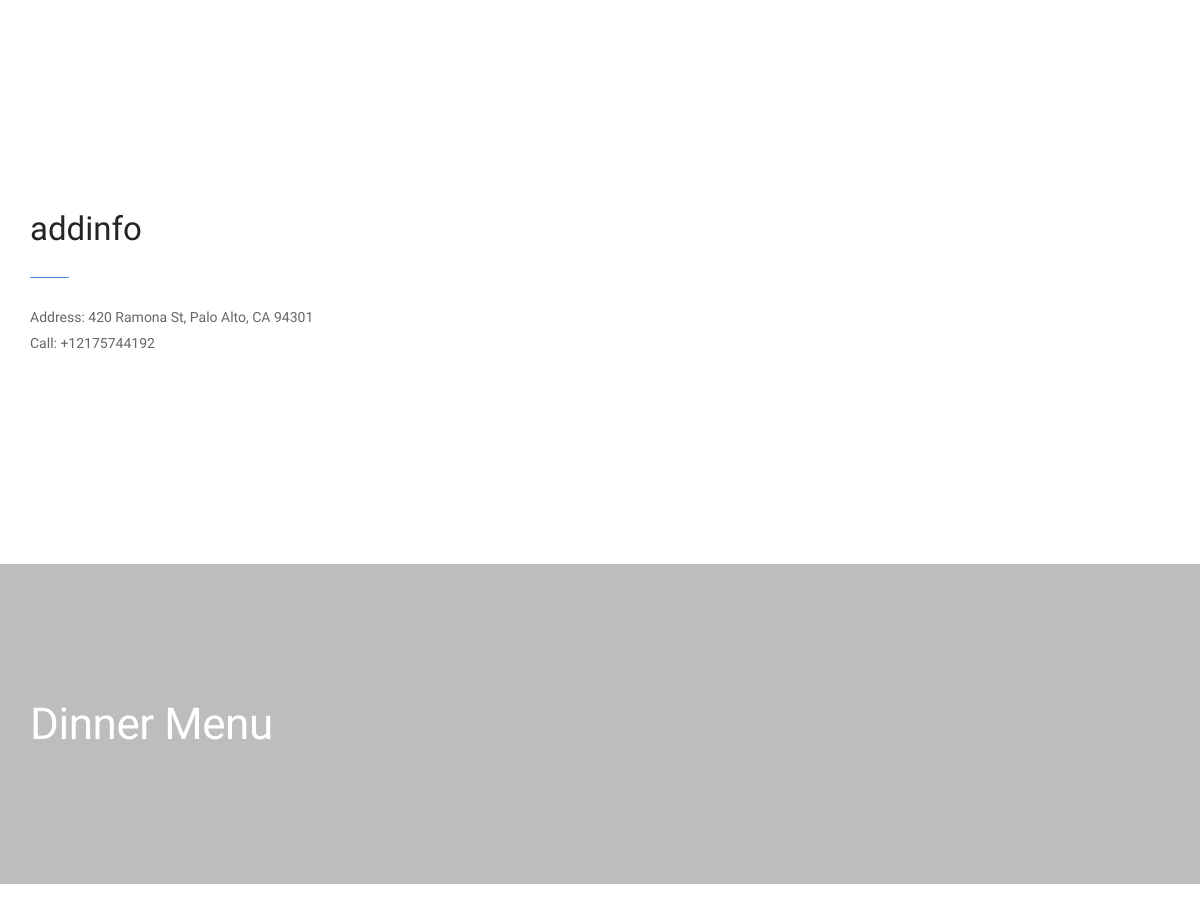
The page /menu/1/ (middle part) on the database as committed earlier.
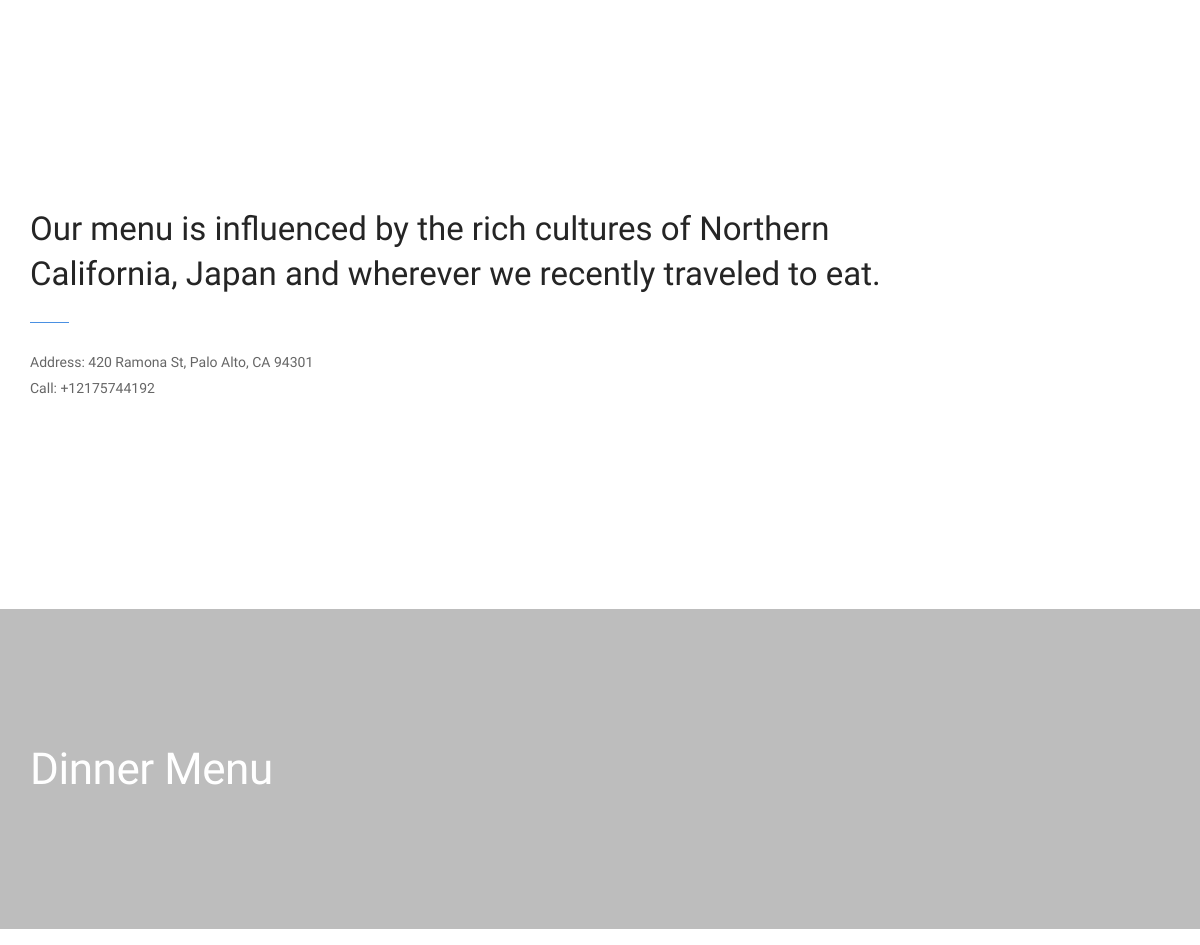
The same page on the database as committed later.
### canteen/models.py (models this page shows, shortened)
class Menu(models.Model):
    id = models.IntegerField(primary_key=True)
    name = models.CharField(max_length=30)
    info = models.CharField(max_length = 200, null=True)
    last_updated = models.DateTimeField(auto_now_add=True)
    restaurant = models.ForeignKey(Canteen, null=True)
    dishtype_list = models.CharField(max_length=200, default='["food","drinks"]')
    def get_list(self):
        return json.loads(self.dishtype_list)

### canteen/views.py (the view)
# urls.py: url(r'^menu/(?P<menu_ID>\d+)/$', views.menu, name='menu_view'),
def menu(request, menu_ID):
    try:
        idx = int(menu_ID)
        menu = Menu.objects.get(id = idx)
    except ValueError:
        raise Http404()
    dish_list = Dish.objects.filter(menu_id=idx)
    subtype_list = menu.get_list()
    return render(request, 'canteen/menu.html', {'canteen': menu.restaurant,'menu': menu, 'dish_list': dish_list, 'subtype': subtype_list})

### canteen/templates/canteen/menu.html (shortened to what this page needs)
<!doctype html>
<html lang="en">
    <head>
         {% load static %}
        <link href="{% static 'canteen/css/bootstrap.css' %}" rel="stylesheet" type="text/css" media="all" />
        <link href="{% static 'canteen/css/stack-interface.css' %}" rel="stylesheet" type="text/css" media="all" />
        <link href="{% static 'canteen/css/socicon.css' %}" rel="stylesheet" type="text/css" media="all" />
        <link href="{% static 'canteen/css/lightbox.min.css' %}" rel="stylesheet" type="text/css" media="all" />
        <link href="{% static 'canteen/css/flickity.css' %}" rel="stylesheet" type="text/css" media="all" />
        <link href="{% static 'canteen/css/iconsmind.css' %}" rel="stylesheet" type="text/css" media="all" />
        <link href="{% static 'canteen/css/jquery.steps.css' %}" rel="stylesheet" type="text/css" media="all" />
        <link href="{% static 'canteen/css/theme.css' %}" rel="stylesheet" type="text/css" media="all" />
        <link href="{% static 'canteen/css/custom.css' %}" rel="stylesheet" type="text/css" media="all" />
        <link href="{% static 'canteen/css/font-frankruhl-firasans.css' %}" rel="stylesheet" type="text/css" media="all" />
    </head>
    <body class=" ">
        <div class="main-container">
            <section id="about" class="space--lg">
                <div class="container">
                    <div class="row">
                        <div class="col-sm-12 col-md-10">
                            <span class="h2">
                                {{ menu.info }}
                            </span>
                            <hr class="short">
                            <p>
                                Address: {{ canteen.address }}
                                <br class="hidden-xs hidden-sm" /> Call: {{ canteen.phone_number }}
                            </p>
                        </div>
                    </div>
                </div>
            </section>
            {% for each_type in subtype %}
            <section id="services" class="cover height-40 imagebg parallax" data-overlay="3" id="menu">
                <div class="container pos-vertical-center">
                    <div class="row">
                        <div class="col-sm-8 col-md-6">
                            <h1>
                                {{ each_type }} Menu
                            </h1>
                        </div>
                    </div>
                </div>
            </section>
            <section>
            </section>
            {% endfor %}
        </div>
    </body>
</html>

Rows that differ between the two databases and show on the page:
changed Menu: info "addinfo" → "Our menu is influenced by the rich cultures of Northern California, Japan and wherever we recently traveled to eat."
